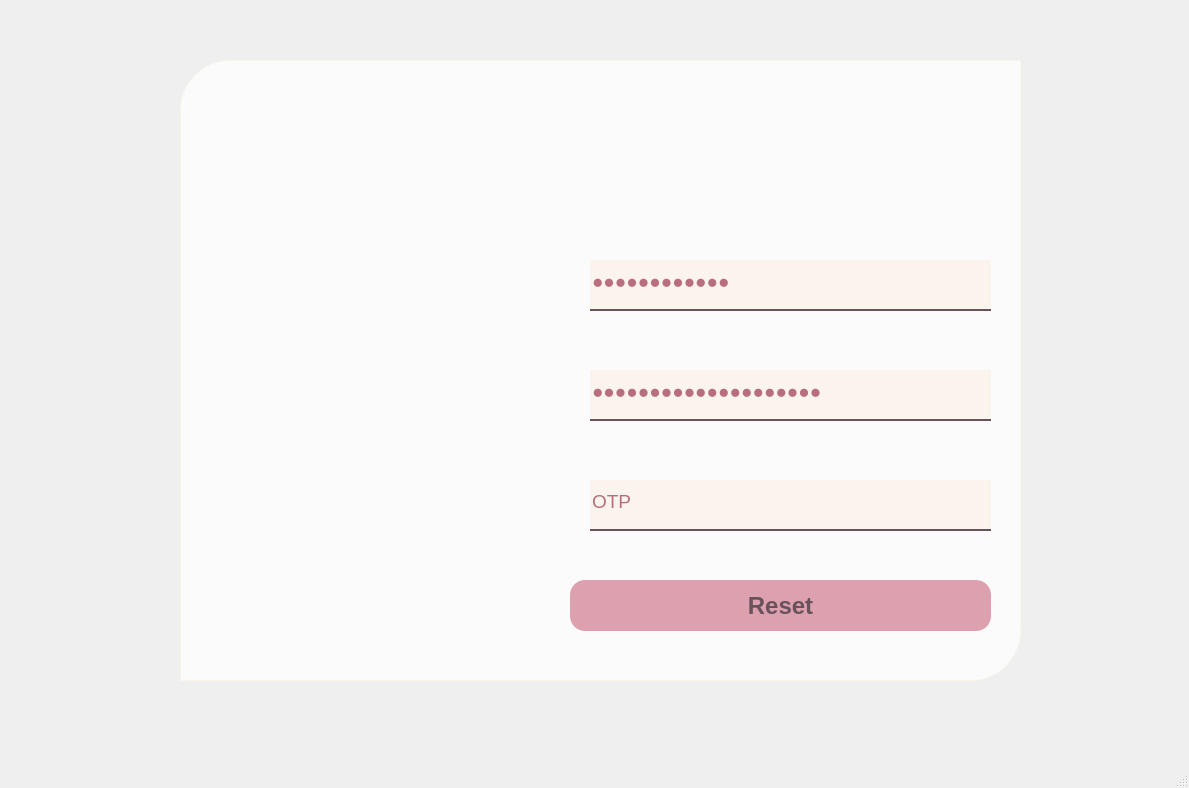
<?xml version="1.0" encoding="UTF-8"?>
<ui version="4.0">
 <class>ResetPassword</class>
 <widget class="QMainWindow" name="ResetPassword">
  <property name="geometry">
   <rect>
    <x>0</x>
    <y>0</y>
    <width>1189</width>
    <height>788</height>
   </rect>
  </property>
  <property name="windowTitle">
   <string>MainWindow</string>
  </property>
  <widget class="QWidget" name="centralwidget">
   <widget class="QLabel" name="label_5">
    <property name="geometry">
     <rect>
      <x>0</x>
      <y>0</y>
      <width>1189</width>
      <height>751</height>
     </rect>
    </property>
    <property name="maximumSize">
     <size>
      <width>16777215</width>
      <height>751</height>
     </size>
    </property>
    <property name="autoFillBackground">
     <bool>false</bool>
    </property>
    <property name="styleSheet">
     <string notr="true"/>
    </property>
    <property name="text">
     <string/>
    </property>
    <property name="pixmap">
     <pixmap>../images/Background.jpg</pixmap>
    </property>
    <property name="scaledContents">
     <bool>true</bool>
    </property>
   </widget>
   <widget class="QLabel" name="label_6">
    <property name="geometry">
     <rect>
      <x>180</x>
      <y>60</y>
      <width>841</width>
      <height>621</height>
     </rect>
    </property>
    <property name="styleSheet">
     <string notr="true">background-color: rgba(255, 255, 255, 192);
 
    padding: 10px;
 border: 1px solid #faf4ec; 
border-top-left-radius: 50px;
border-top-right-radius: 0px;      /* góc trên phải */
    border-bottom-left-radius: 0px;    /* góc dưới trái */
    border-bottom-right-radius: 50px;  /* góc dưới phải */</string>
    </property>
    <property name="text">
     <string/>
    </property>
   </widget>
   <widget class="QLabel" name="label_7">
    <property name="geometry">
     <rect>
      <x>180</x>
      <y>60</y>
      <width>351</width>
      <height>621</height>
     </rect>
    </property>
    <property name="autoFillBackground">
     <bool>false</bool>
    </property>
    <property name="styleSheet">
     <string notr="true"> border-top-left-radius: 50px;     
    border-top-right-radius: 0px;    
    border-bottom-left-radius: 0px;    
    border-bottom-right-radius: 0px;  

  </string>
    </property>
    <property name="text">
     <string/>
    </property>
    <property name="textFormat">
     <enum>Qt::PlainText</enum>
    </property>
    <property name="pixmap">
     <pixmap>../images/bgLogo.png</pixmap>
    </property>
    <property name="scaledContents">
     <bool>true</bool>
    </property>
    <property name="alignment">
     <set>Qt::AlignLeading|Qt::AlignLeft|Qt::AlignVCenter</set>
    </property>
    <property name="wordWrap">
     <bool>false</bool>
    </property>
   </widget>
   <widget class="QLabel" name="label_8">
    <property name="geometry">
     <rect>
      <x>540</x>
      <y>130</y>
      <width>471</width>
      <height>81</height>
     </rect>
    </property>
    <property name="font">
     <font>
      <pointsize>30</pointsize>
      <weight>75</weight>
      <bold>true</bold>
      <kerning>false</kerning>
     </font>
    </property>
    <property name="styleSheet">
     <string notr="true">color: rgb(185, 110, 127);</string>
    </property>
    <property name="text">
     <string/>
    </property>
    <property name="pixmap">
     <pixmap>../images/ResetPassword.png</pixmap>
    </property>
    <property name="scaledContents">
     <bool>true</bool>
    </property>
   </widget>
   <widget class="QLineEdit" name="lineEditPassword">
    <property name="geometry">
     <rect>
      <x>590</x>
      <y>260</y>
      <width>401</width>
      <height>51</height>
     </rect>
    </property>
    <property name="font">
     <font>
      <pointsize>14</pointsize>
     </font>
    </property>
    <property name="styleSheet">
     <string notr="true">background-color: rgb(250, 244, 236);
    border: none;                                   /* Xóa viền mặc định */
    border-bottom:  2px solid rgba(104, 83, 92);
                         /* Màu chữ đen */
color: rgb(185, 110, 127);
    padding-bottom: 7px;                            /* Tạo khoảng cách giữa chữ và gạch */
</string>
    </property>
    <property name="text">
     <string>New Password</string>
    </property>
    <property name="echoMode">
     <enum>QLineEdit::Password</enum>
    </property>
   </widget>
   <widget class="QPushButton" name="pushButtonReset">
    <property name="geometry">
     <rect>
      <x>570</x>
      <y>580</y>
      <width>421</width>
      <height>51</height>
     </rect>
    </property>
    <property name="baseSize">
     <size>
      <width>0</width>
      <height>0</height>
     </size>
    </property>
    <property name="font">
     <font>
      <family>MS Shell Dlg 2</family>
      <pointsize>18</pointsize>
      <weight>75</weight>
      <italic>false</italic>
      <bold>true</bold>
     </font>
    </property>
    <property name="styleSheet">
     <string notr="true">color: rgb(104, 83, 92);
background-color: rgb(221, 160, 175);
border-radius: 15px;
font: 18pt &quot;MS Shell Dlg 2&quot;;
font-weight: bold;</string>
    </property>
    <property name="text">
     <string>Reset</string>
    </property>
    <property name="iconSize">
     <size>
      <width>40</width>
      <height>40</height>
     </size>
    </property>
   </widget>
   <widget class="QLabel" name="label_9">
    <property name="geometry">
     <rect>
      <x>540</x>
      <y>270</y>
      <width>41</width>
      <height>41</height>
     </rect>
    </property>
    <property name="text">
     <string/>
    </property>
    <property name="pixmap">
     <pixmap>../images/ic_password.png</pixmap>
    </property>
    <property name="scaledContents">
     <bool>true</bool>
    </property>
   </widget>
   <widget class="QLineEdit" name="lineEditConfirmPass">
    <property name="geometry">
     <rect>
      <x>590</x>
      <y>370</y>
      <width>401</width>
      <height>51</height>
     </rect>
    </property>
    <property name="font">
     <font>
      <pointsize>14</pointsize>
     </font>
    </property>
    <property name="styleSheet">
     <string notr="true">background-color: rgb(250, 244, 236);
    border: none;                                   /* Xóa viền mặc định */
    border-bottom:  2px solid rgba(104, 83, 92);
                         /* Màu chữ đen */
color: rgb(185, 110, 127);
    padding-bottom: 7px;                            /* Tạo khoảng cách giữa chữ và gạch */
</string>
    </property>
    <property name="text">
     <string>Confirm New Password</string>
    </property>
    <property name="echoMode">
     <enum>QLineEdit::Password</enum>
    </property>
   </widget>
   <widget class="QLabel" name="label_10">
    <property name="geometry">
     <rect>
      <x>540</x>
      <y>370</y>
      <width>41</width>
      <height>41</height>
     </rect>
    </property>
    <property name="text">
     <string/>
    </property>
    <property name="pixmap">
     <pixmap>../images/ic_confirmpass.png</pixmap>
    </property>
    <property name="scaledContents">
     <bool>true</bool>
    </property>
   </widget>
   <widget class="QLineEdit" name="lineEditOTP">
    <property name="geometry">
     <rect>
      <x>590</x>
      <y>480</y>
      <width>401</width>
      <height>51</height>
     </rect>
    </property>
    <property name="font">
     <font>
      <pointsize>14</pointsize>
     </font>
    </property>
    <property name="styleSheet">
     <string notr="true">background-color: rgb(250, 244, 236);
    border: none;                                   /* Xóa viền mặc định */
    border-bottom:  2px solid rgba(104, 83, 92);
                         /* Màu chữ đen */
color: rgb(185, 110, 127);
    padding-bottom: 7px;                            /* Tạo khoảng cách giữa chữ và gạch */
</string>
    </property>
    <property name="text">
     <string>OTP</string>
    </property>
    <property name="echoMode">
     <enum>QLineEdit::Normal</enum>
    </property>
   </widget>
   <widget class="QLabel" name="label_12">
    <property name="geometry">
     <rect>
      <x>540</x>
      <y>480</y>
      <width>41</width>
      <height>41</height>
     </rect>
    </property>
    <property name="text">
     <string/>
    </property>
    <property name="pixmap">
     <pixmap>../images/ic_otp.png</pixmap>
    </property>
    <property name="scaledContents">
     <bool>true</bool>
    </property>
   </widget>
   <widget class="QLabel" name="labelBack">
    <property name="geometry">
     <rect>
      <x>20</x>
      <y>20</y>
      <width>51</width>
      <height>51</height>
     </rect>
    </property>
    <property name="focusPolicy">
     <enum>Qt::StrongFocus</enum>
    </property>
    <property name="text">
     <string/>
    </property>
    <property name="pixmap">
     <pixmap>../images/ic_back.png</pixmap>
    </property>
    <property name="scaledContents">
     <bool>true</bool>
    </property>
   </widget>
  </widget>
  <widget class="QMenuBar" name="menubar">
   <property name="geometry">
    <rect>
     <x>0</x>
     <y>0</y>
     <width>1189</width>
     <height>26</height>
    </rect>
   </property>
  </widget>
  <widget class="QStatusBar" name="statusbar"/>
 </widget>
 <resources/>
 <connections/>
</ui>
